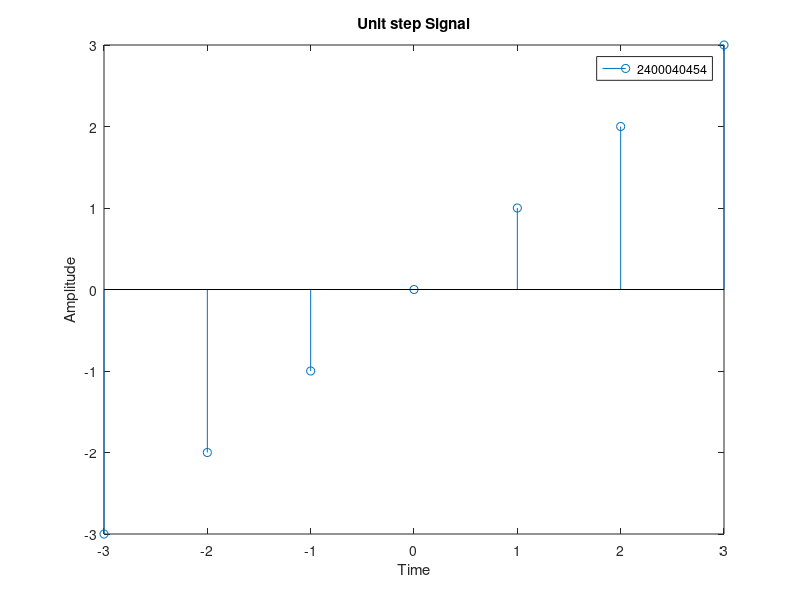

Source code (MATLAB):
clc;
clear all;
close all;
n = -3:1:3;
stem(n, n);
xlabel("Time");
ylabel("Amplitude");
legend("2400040454");
title("Unit step Signal");
